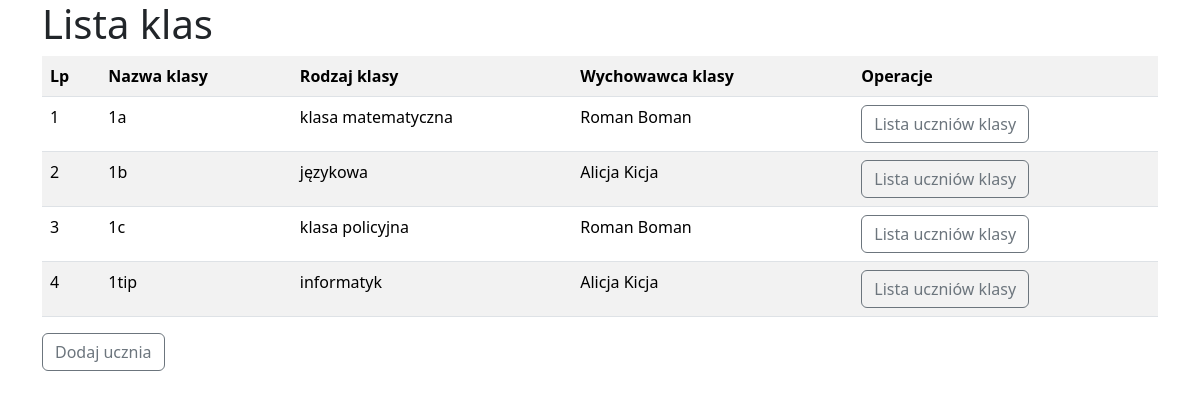
The page / on the database its author committed.
### tables this page shows
CREATE TABLE `groups` (
  `id` int(11) NOT NULL,
  `name` varchar(50) NOT NULL,
  `description` text NOT NULL,
  `teacher` varchar(50) NOT NULL
);

### functions.php (called while the page is built, shortened)
<?php
function getConnection(): ?mysqli
{
    $conn = new mysqli('localhost', 'root',
null, '3tip_cw1');
    return $conn;
}
function getGroups():array {
    $conn = getConnection();
    $sql = "SELECT * FROM groups";
    $result = $conn->query($sql);
    $groups = [];
    while($row = $result->fetch_row()){
        $groups[] = $row;
    }
    return $groups;
}

### index.php (the view, shortened to what this page needs)
<!DOCTYPE html>
<html lang="en">
<head>
    <link href="https://cdn.jsdelivr.net/npm/bootstrap@5.3.3/dist/css/bootstrap.min.css" rel="stylesheet">
    <link rel="stylesheet" href="style.css">
</head>
<body>
    <main class="container">
        <h1>Lista klas</h1>
        <table class="table table-striped">
            <tr>
                <th>Lp</th>
                <th>Nazwa klasy</th>
                <th>Rodzaj klasy</th>
                <th>Wychowawca klasy</th>
                <th>Operacje</th>
            </tr>
            <?php
            require_once 'functions.php';
            $groups = getGroups();
            $lp = 0;
            foreach ($groups as $g) {
                $lp++;
                echo "<tr>";
                echo "<td>{$lp}</td>";
                echo "<td>{$g[1]}</td>";
                echo "<td>{$g[2]}</td>";
                echo "<td>{$g[3]}</td>";
                echo "<td><a class='btn btn-outline-secondary' href='listByGroup.php?id={$g[0]}'>"
                    . "Lista uczniów klasy</a></td>";
                echo "</tr>";
            }
            ?>
        </table>
        <div>
            <a class="btn btn-outline-secondary" href="addForm.php">Dodaj ucznia</a>
        </div>
    </main>
</body>
</body>
</html>

### rows shown on the page
groups: name "1a", description "klasa matematyczna", teacher "Roman Boman"
groups: name "1b", description "językowa", teacher "Alicja Kicja"
groups: name "1c", description "klasa policyjna", teacher "Roman Boman"
groups: name "1tip", description "informatyk", teacher "Alicja Kicja"
